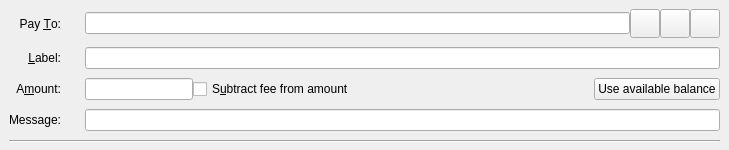
<?xml version="1.0" encoding="UTF-8"?>
<ui version="4.0">
 <class>SendCoinsEntry</class>
 <widget class="QStackedWidget" name="SendCoinsEntry">
  <property name="geometry">
   <rect>
    <x>0</x>
    <y>0</y>
    <width>729</width>
    <height>150</height>
   </rect>
  </property>
  <property name="focusPolicy">
   <enum>Qt::TabFocus</enum>
  </property>
  <property name="autoFillBackground">
   <bool>false</bool>
  </property>
  <widget class="QFrame" name="SendCoins">
   <property name="toolTip">
    <string>This is a normal payment.</string>
   </property>
   <property name="frameShape">
    <enum>QFrame::NoFrame</enum>
   </property>
   <layout class="QGridLayout" name="gridLayout">
    <property name="topMargin">
     <number>8</number>
    </property>
    <property name="bottomMargin">
     <number>4</number>
    </property>
    <property name="horizontalSpacing">
     <number>12</number>
    </property>
    <property name="verticalSpacing">
     <number>8</number>
    </property>
    <item row="2" column="2">
     <layout class="QHBoxLayout" name="horizontalLayoutAmount" stretch="0,1,0">
      <item>
       <widget class="EarthcoinAmountField" name="payAmount"/>
      </item>
      <item>
       <widget class="QCheckBox" name="checkboxSubtractFeeFromAmount">
        <property name="toolTip">
         <string>The fee will be deducted from the amount being sent. The recipient will receive less earthcoins than you enter in the amount field. If multiple recipients are selected, the fee is split equally.</string>
        </property>
        <property name="text">
         <string>S&amp;ubtract fee from amount</string>
        </property>
       </widget>
      </item>
      <item>
       <widget class="QPushButton" name="useAvailableBalanceButton">
        <property name="text">
         <string>Use available balance</string>
        </property>
       </widget>
      </item>
     </layout>
    </item>
    <item row="3" column="0">
     <widget class="QLabel" name="messageLabel">
      <property name="text">
       <string>Message:</string>
      </property>
      <property name="alignment">
       <set>Qt::AlignRight|Qt::AlignTrailing|Qt::AlignVCenter</set>
      </property>
     </widget>
    </item>
    <item row="4" column="0" colspan="3">
     <widget class="Line" name="line">
      <property name="orientation">
       <enum>Qt::Horizontal</enum>
      </property>
     </widget>
    </item>
    <item row="0" column="0">
     <widget class="QLabel" name="payToLabel">
      <property name="text">
       <string>Pay &amp;To:</string>
      </property>
      <property name="alignment">
       <set>Qt::AlignRight|Qt::AlignTrailing|Qt::AlignVCenter</set>
      </property>
      <property name="buddy">
       <cstring>payTo</cstring>
      </property>
     </widget>
    </item>
    <item row="1" column="0">
     <widget class="QLabel" name="labellLabel">
      <property name="text">
       <string>&amp;Label:</string>
      </property>
      <property name="alignment">
       <set>Qt::AlignRight|Qt::AlignTrailing|Qt::AlignVCenter</set>
      </property>
      <property name="buddy">
       <cstring>addAsLabel</cstring>
      </property>
     </widget>
    </item>
    <item row="1" column="2">
     <widget class="QLineEdit" name="addAsLabel">
      <property name="toolTip">
       <string>Enter a label for this address to add it to the list of used addresses</string>
      </property>
     </widget>
    </item>
    <item row="0" column="2">
     <layout class="QHBoxLayout" name="payToLayout">
      <property name="spacing">
       <number>0</number>
      </property>
      <item>
       <widget class="QValidatedLineEdit" name="payTo">
        <property name="toolTip">
         <string>The Earthcoin address to send the payment to</string>
        </property>
       </widget>
      </item>
      <item>
       <widget class="QToolButton" name="addressBookButton">
        <property name="toolTip">
         <string>Choose previously used address</string>
        </property>
        <property name="text">
         <string/>
        </property>
        <property name="icon">
         <iconset resource="../earthcoin.qrc">
          <normaloff>:/icons/address-book</normaloff>:/icons/address-book</iconset>
        </property>
        <property name="iconSize">
         <size>
          <width>22</width>
          <height>22</height>
         </size>
        </property>
        <property name="shortcut">
         <string>Alt+A</string>
        </property>
       </widget>
      </item>
      <item>
       <widget class="QToolButton" name="pasteButton">
        <property name="toolTip">
         <string>Paste address from clipboard</string>
        </property>
        <property name="text">
         <string/>
        </property>
        <property name="icon">
         <iconset resource="../earthcoin.qrc">
          <normaloff>:/icons/editpaste</normaloff>:/icons/editpaste</iconset>
        </property>
        <property name="iconSize">
         <size>
          <width>22</width>
          <height>22</height>
         </size>
        </property>
        <property name="shortcut">
         <string>Alt+P</string>
        </property>
       </widget>
      </item>
      <item>
       <widget class="QToolButton" name="deleteButton">
        <property name="toolTip">
         <string>Remove this entry</string>
        </property>
        <property name="text">
         <string/>
        </property>
        <property name="icon">
         <iconset resource="../earthcoin.qrc">
          <normaloff>:/icons/remove</normaloff>:/icons/remove</iconset>
        </property>
        <property name="iconSize">
         <size>
          <width>22</width>
          <height>22</height>
         </size>
        </property>
       </widget>
      </item>
     </layout>
    </item>
    <item row="2" column="0">
     <widget class="QLabel" name="amountLabel">
      <property name="text">
       <string>A&amp;mount:</string>
      </property>
      <property name="alignment">
       <set>Qt::AlignRight|Qt::AlignTrailing|Qt::AlignVCenter</set>
      </property>
      <property name="buddy">
       <cstring>payAmount</cstring>
      </property>
     </widget>
    </item>
    <item row="3" column="2">
     <widget class="QLineEdit" name="messageTextLabel"/>
    </item>
   </layout>
  </widget>
  <widget class="QFrame" name="SendCoins_UnauthenticatedPaymentRequest">
   <property name="palette">
    <palette>
     <active>
      <colorrole role="WindowText">
       <brush brushstyle="SolidPattern">
        <color alpha="255">
         <red>0</red>
         <green>0</green>
         <blue>0</blue>
        </color>
       </brush>
      </colorrole>
      <colorrole role="Button">
       <brush brushstyle="SolidPattern">
        <color alpha="255">
         <red>255</red>
         <green>255</green>
         <blue>127</blue>
        </color>
       </brush>
      </colorrole>
      <colorrole role="Light">
       <brush brushstyle="SolidPattern">
        <color alpha="255">
         <red>255</red>
         <green>255</green>
         <blue>255</blue>
        </color>
       </brush>
      </colorrole>
      <colorrole role="Midlight">
       <brush brushstyle="SolidPattern">
        <color alpha="255">
         <red>255</red>
         <green>255</green>
         <blue>191</blue>
        </color>
       </brush>
      </colorrole>
      <colorrole role="Dark">
       <brush brushstyle="SolidPattern">
        <color alpha="255">
         <red>127</red>
         <green>127</green>
         <blue>63</blue>
        </color>
       </brush>
      </colorrole>
      <colorrole role="Mid">
       <brush brushstyle="SolidPattern">
        <color alpha="255">
         <red>170</red>
         <green>170</green>
         <blue>84</blue>
        </color>
       </brush>
      </colorrole>
      <colorrole role="Text">
       <brush brushstyle="SolidPattern">
        <color alpha="255">
         <red>0</red>
         <green>0</green>
         <blue>0</blue>
        </color>
       </brush>
      </colorrole>
      <colorrole role="BrightText">
       <brush brushstyle="SolidPattern">
        <color alpha="255">
         <red>255</red>
         <green>255</green>
         <blue>255</blue>
        </color>
       </brush>
      </colorrole>
      <colorrole role="ButtonText">
       <brush brushstyle="SolidPattern">
        <color alpha="255">
         <red>0</red>
         <green>0</green>
         <blue>0</blue>
        </color>
       </brush>
      </colorrole>
      <colorrole role="Base">
       <brush brushstyle="SolidPattern">
        <color alpha="255">
         <red>255</red>
         <green>255</green>
         <blue>255</blue>
        </color>
       </brush>
      </colorrole>
      <colorrole role="Window">
       <brush brushstyle="SolidPattern">
        <color alpha="255">
         <red>255</red>
         <green>255</green>
         <blue>127</blue>
        </color>
       </brush>
      </colorrole>
      <colorrole role="Shadow">
       <brush brushstyle="SolidPattern">
        <color alpha="255">
         <red>0</red>
         <green>0</green>
         <blue>0</blue>
        </color>
       </brush>
      </colorrole>
      <colorrole role="AlternateBase">
       <brush brushstyle="SolidPattern">
        <color alpha="255">
         <red>255</red>
         <green>255</green>
         <blue>191</blue>
        </color>
       </brush>
      </colorrole>
      <colorrole role="ToolTipBase">
       <brush brushstyle="SolidPattern">
        <color alpha="255">
         <red>255</red>
         <green>255</green>
         <blue>220</blue>
        </color>
       </brush>
      </colorrole>
      <colorrole role="ToolTipText">
       <brush brushstyle="SolidPattern">
        <color alpha="255">
         <red>0</red>
         <green>0</green>
         <blue>0</blue>
        </color>
       </brush>
      </colorrole>
     </active>
     <inactive>
      <colorrole role="WindowText">
       <brush brushstyle="SolidPattern">
        <color alpha="255">
         <red>0</red>
         <green>0</green>
         <blue>0</blue>
        </color>
       </brush>
      </colorrole>
      <colorrole role="Button">
       <brush brushstyle="SolidPattern">
        <color alpha="255">
         <red>255</red>
         <green>255</green>
         <blue>127</blue>
        </color>
       </brush>
      </colorrole>
      <colorrole role="Light">
       <brush brushstyle="SolidPattern">
        <color alpha="255">
         <red>255</red>
         <green>255</green>
         <blue>255</blue>
        </color>
       </brush>
      </colorrole>
      <colorrole role="Midlight">
       <brush brushstyle="SolidPattern">
        <color alpha="255">
         <red>255</red>
         <green>255</green>
         <blue>191</blue>
        </color>
       </brush>
      </colorrole>
      <colorrole role="Dark">
       <brush brushstyle="SolidPattern">
        <color alpha="255">
         <red>127</red>
         <green>127</green>
         <blue>63</blue>
        </color>
       </brush>
      </colorrole>
      <colorrole role="Mid">
       <brush brushstyle="SolidPattern">
        <color alpha="255">
         <red>170</red>
         <green>170</green>
         <blue>84</blue>
        </color>
       </brush>
      </colorrole>
      <colorrole role="Text">
       <brush brushstyle="SolidPattern">
        <color alpha="255">
         <red>0</red>
         <green>0</green>
         <blue>0</blue>
        </color>
       </brush>
      </colorrole>
      <colorrole role="BrightText">
       <brush brushstyle="SolidPattern">
        <color alpha="255">
         <red>255</red>
         <green>255</green>
         <blue>255</blue>
        </color>
       </brush>
      </colorrole>
      <colorrole role="ButtonText">
       <brush brushstyle="SolidPattern">
        <color alpha="255">
         <red>0</red>
         <green>0</green>
         <blue>0</blue>
        </color>
       </brush>
      </colorrole>
      <colorrole role="Base">
       <brush brushstyle="SolidPattern">
        <color alpha="255">
         <red>255</red>
         <green>255</green>
         <blue>255</blue>
        </color>
       </brush>
      </colorrole>
      <colorrole role="Window">
       <brush brushstyle="SolidPattern">
        <color alpha="255">
         <red>255</red>
         <green>255</green>
         <blue>127</blue>
        </color>
       </brush>
      </colorrole>
      <colorrole role="Shadow">
       <brush brushstyle="SolidPattern">
        <color alpha="255">
         <red>0</red>
         <green>0</green>
         <blue>0</blue>
        </color>
       </brush>
      </colorrole>
      <colorrole role="AlternateBase">
       <brush brushstyle="SolidPattern">
        <color alpha="255">
         <red>255</red>
         <green>255</green>
         <blue>191</blue>
        </color>
       </brush>
      </colorrole>
      <colorrole role="ToolTipBase">
       <brush brushstyle="SolidPattern">
        <color alpha="255">
         <red>255</red>
         <green>255</green>
         <blue>220</blue>
        </color>
       </brush>
      </colorrole>
      <colorrole role="ToolTipText">
       <brush brushstyle="SolidPattern">
        <color alpha="255">
         <red>0</red>
         <green>0</green>
         <blue>0</blue>
        </color>
       </brush>
      </colorrole>
     </inactive>
     <disabled>
      <colorrole role="WindowText">
       <brush brushstyle="SolidPattern">
        <color alpha="255">
         <red>127</red>
         <green>127</green>
         <blue>63</blue>
        </color>
       </brush>
      </colorrole>
      <colorrole role="Button">
       <brush brushstyle="SolidPattern">
        <color alpha="255">
         <red>255</red>
         <green>255</green>
         <blue>127</blue>
        </color>
       </brush>
      </colorrole>
      <colorrole role="Light">
       <brush brushstyle="SolidPattern">
        <color alpha="255">
         <red>255</red>
         <green>255</green>
         <blue>255</blue>
        </color>
       </brush>
      </colorrole>
      <colorrole role="Midlight">
       <brush brushstyle="SolidPattern">
        <color alpha="255">
         <red>255</red>
         <green>255</green>
         <blue>191</blue>
        </color>
       </brush>
      </colorrole>
      <colorrole role="Dark">
       <brush brushstyle="SolidPattern">
        <color alpha="255">
         <red>127</red>
         <green>127</green>
         <blue>63</blue>
        </color>
       </brush>
      </colorrole>
      <colorrole role="Mid">
       <brush brushstyle="SolidPattern">
        <color alpha="255">
         <red>170</red>
         <green>170</green>
         <blue>84</blue>
        </color>
       </brush>
      </colorrole>
      <colorrole role="Text">
       <brush brushstyle="SolidPattern">
        <color alpha="255">
         <red>127</red>
         <green>127</green>
         <blue>63</blue>
        </color>
       </brush>
      </colorrole>
      <colorrole role="BrightText">
       <brush brushstyle="SolidPattern">
        <color alpha="255">
         <red>255</red>
         <green>255</green>
         <blue>255</blue>
        </color>
       </brush>
      </colorrole>
      <colorrole role="ButtonText">
       <brush brushstyle="SolidPattern">
        <color alpha="255">
         <red>127</red>
         <green>127</green>
         <blue>63</blue>
        </color>
       </brush>
      </colorrole>
      <colorrole role="Base">
       <brush brushstyle="SolidPattern">
        <color alpha="255">
         <red>255</red>
         <green>255</green>
         <blue>127</blue>
        </color>
       </brush>
      </colorrole>
      <colorrole role="Window">
       <brush brushstyle="SolidPattern">
        <color alpha="255">
         <red>255</red>
         <green>255</green>
         <blue>127</blue>
        </color>
       </brush>
      </colorrole>
      <colorrole role="Shadow">
       <brush brushstyle="SolidPattern">
        <color alpha="255">
         <red>0</red>
         <green>0</green>
         <blue>0</blue>
        </color>
       </brush>
      </colorrole>
      <colorrole role="AlternateBase">
       <brush brushstyle="SolidPattern">
        <color alpha="255">
         <red>255</red>
         <green>255</green>
         <blue>127</blue>
        </color>
       </brush>
      </colorrole>
      <colorrole role="ToolTipBase">
       <brush brushstyle="SolidPattern">
        <color alpha="255">
         <red>255</red>
         <green>255</green>
         <blue>220</blue>
        </color>
       </brush>
      </colorrole>
      <colorrole role="ToolTipText">
       <brush brushstyle="SolidPattern">
        <color alpha="255">
         <red>0</red>
         <green>0</green>
         <blue>0</blue>
        </color>
       </brush>
      </colorrole>
     </disabled>
    </palette>
   </property>
   <property name="toolTip">
    <string>This is an unauthenticated payment request.</string>
   </property>
   <property name="autoFillBackground">
    <bool>true</bool>
   </property>
   <property name="frameShape">
    <enum>QFrame::NoFrame</enum>
   </property>
   <layout class="QGridLayout" name="gridLayout_is">
    <property name="spacing">
     <number>12</number>
    </property>
    <item row="0" column="0">
     <widget class="QLabel" name="payToLabel_is">
      <property name="text">
       <string>Pay To:</string>
      </property>
      <property name="alignment">
       <set>Qt::AlignRight|Qt::AlignTrailing|Qt::AlignVCenter</set>
      </property>
     </widget>
    </item>
    <item row="0" column="1">
     <layout class="QHBoxLayout" name="payToLayout_is">
      <property name="spacing">
       <number>0</number>
      </property>
      <item>
       <widget class="QLabel" name="payTo_is"/>
      </item>
      <item>
       <widget class="QToolButton" name="deleteButton_is">
        <property name="toolTip">
         <string>Remove this entry</string>
        </property>
        <property name="text">
         <string/>
        </property>
        <property name="icon">
         <iconset resource="../earthcoin.qrc">
          <normaloff>:/icons/remove</normaloff>:/icons/remove</iconset>
        </property>
       </widget>
      </item>
     </layout>
    </item>
    <item row="1" column="0">
     <widget class="QLabel" name="memoLabel_is">
      <property name="text">
       <string>Memo:</string>
      </property>
      <property name="alignment">
       <set>Qt::AlignRight|Qt::AlignTrailing|Qt::AlignVCenter</set>
      </property>
     </widget>
    </item>
    <item row="1" column="1">
     <widget class="QLabel" name="memoTextLabel_is">
      <property name="textFormat">
       <enum>Qt::PlainText</enum>
      </property>
     </widget>
    </item>
    <item row="2" column="0">
     <widget class="QLabel" name="amountLabel_is">
      <property name="text">
       <string>A&amp;mount:</string>
      </property>
      <property name="alignment">
       <set>Qt::AlignRight|Qt::AlignTrailing|Qt::AlignVCenter</set>
      </property>
      <property name="buddy">
       <cstring>payAmount_is</cstring>
      </property>
     </widget>
    </item>
    <item row="2" column="1">
     <widget class="EarthcoinAmountField" name="payAmount_is">
      <property name="acceptDrops">
       <bool>false</bool>
      </property>
     </widget>
    </item>
   </layout>
  </widget>
  <widget class="QFrame" name="SendCoins_AuthenticatedPaymentRequest">
   <property name="palette">
    <palette>
     <active>
      <colorrole role="WindowText">
       <brush brushstyle="SolidPattern">
        <color alpha="255">
         <red>0</red>
         <green>0</green>
         <blue>0</blue>
        </color>
       </brush>
      </colorrole>
      <colorrole role="Button">
       <brush brushstyle="SolidPattern">
        <color alpha="255">
         <red>140</red>
         <green>232</green>
         <blue>119</blue>
        </color>
       </brush>
      </colorrole>
      <colorrole role="Light">
       <brush brushstyle="SolidPattern">
        <color alpha="255">
         <red>230</red>
         <green>255</green>
         <blue>224</blue>
        </color>
       </brush>
      </colorrole>
      <colorrole role="Midlight">
       <brush brushstyle="SolidPattern">
        <color alpha="255">
         <red>185</red>
         <green>243</green>
         <blue>171</blue>
        </color>
       </brush>
      </colorrole>
      <colorrole role="Dark">
       <brush brushstyle="SolidPattern">
        <color alpha="255">
         <red>70</red>
         <green>116</green>
         <blue>59</blue>
        </color>
       </brush>
      </colorrole>
      <colorrole role="Mid">
       <brush brushstyle="SolidPattern">
        <color alpha="255">
         <red>93</red>
         <green>155</green>
         <blue>79</blue>
        </color>
       </brush>
      </colorrole>
      <colorrole role="Text">
       <brush brushstyle="SolidPattern">
        <color alpha="255">
         <red>0</red>
         <green>0</green>
         <blue>0</blue>
        </color>
       </brush>
      </colorrole>
      <colorrole role="BrightText">
       <brush brushstyle="SolidPattern">
        <color alpha="255">
         <red>155</red>
         <green>255</green>
         <blue>147</blue>
        </color>
       </brush>
      </colorrole>
      <colorrole role="ButtonText">
       <brush brushstyle="SolidPattern">
        <color alpha="255">
         <red>0</red>
         <green>0</green>
         <blue>0</blue>
        </color>
       </brush>
      </colorrole>
      <colorrole role="Base">
       <brush brushstyle="SolidPattern">
        <color alpha="255">
         <red>119</red>
         <green>255</green>
         <blue>233</blue>
        </color>
       </brush>
      </colorrole>
      <colorrole role="Window">
       <brush brushstyle="SolidPattern">
        <color alpha="255">
         <red>140</red>
         <green>232</green>
         <blue>119</blue>
        </color>
       </brush>
      </colorrole>
      <colorrole role="Shadow">
       <brush brushstyle="SolidPattern">
        <color alpha="255">
         <red>0</red>
         <green>0</green>
         <blue>0</blue>
        </color>
       </brush>
      </colorrole>
      <colorrole role="AlternateBase">
       <brush brushstyle="SolidPattern">
        <color alpha="255">
         <red>197</red>
         <green>243</green>
         <blue>187</blue>
        </color>
       </brush>
      </colorrole>
      <colorrole role="NoRole">
       <brush brushstyle="SolidPattern">
        <color alpha="255">
         <red>125</red>
         <green>194</green>
         <blue>122</blue>
        </color>
       </brush>
      </colorrole>
      <colorrole role="ToolTipBase">
       <brush brushstyle="SolidPattern">
        <color alpha="255">
         <red>255</red>
         <green>255</green>
         <blue>220</blue>
        </color>
       </brush>
      </colorrole>
      <colorrole role="ToolTipText">
       <brush brushstyle="SolidPattern">
        <color alpha="255">
         <red>0</red>
         <green>0</green>
         <blue>0</blue>
        </color>
       </brush>
      </colorrole>
     </active>
     <inactive>
      <colorrole role="WindowText">
       <brush brushstyle="SolidPattern">
        <color alpha="255">
         <red>0</red>
         <green>0</green>
         <blue>0</blue>
        </color>
       </brush>
      </colorrole>
      <colorrole role="Button">
       <brush brushstyle="SolidPattern">
        <color alpha="255">
         <red>140</red>
         <green>232</green>
         <blue>119</blue>
        </color>
       </brush>
      </colorrole>
      <colorrole role="Light">
       <brush brushstyle="SolidPattern">
        <color alpha="255">
         <red>230</red>
         <green>255</green>
         <blue>224</blue>
        </color>
       </brush>
      </colorrole>
      <colorrole role="Midlight">
       <brush brushstyle="SolidPattern">
        <color alpha="255">
         <red>185</red>
         <green>243</green>
         <blue>171</blue>
        </color>
       </brush>
      </colorrole>
      <colorrole role="Dark">
       <brush brushstyle="SolidPattern">
        <color alpha="255">
         <red>70</red>
         <green>116</green>
         <blue>59</blue>
        </color>
       </brush>
      </colorrole>
      <colorrole role="Mid">
       <brush brushstyle="SolidPattern">
        <color alpha="255">
         <red>93</red>
         <green>155</green>
         <blue>79</blue>
        </color>
       </brush>
      </colorrole>
      <colorrole role="Text">
       <brush brushstyle="SolidPattern">
        <color alpha="255">
         <red>0</red>
         <green>0</green>
         <blue>0</blue>
        </color>
       </brush>
      </colorrole>
      <colorrole role="BrightText">
       <brush brushstyle="SolidPattern">
        <color alpha="255">
         <red>155</red>
         <green>255</green>
         <blue>147</blue>
        </color>
       </brush>
      </colorrole>
      <colorrole role="ButtonText">
       <brush brushstyle="SolidPattern">
        <color alpha="255">
         <red>0</red>
         <green>0</green>
         <blue>0</blue>
        </color>
       </brush>
      </colorrole>
      <colorrole role="Base">
       <brush brushstyle="SolidPattern">
        <color alpha="255">
         <red>119</red>
         <green>255</green>
         <blue>233</blue>
        </color>
       </brush>
      </colorrole>
      <colorrole role="Window">
       <brush brushstyle="SolidPattern">
        <color alpha="255">
         <red>140</red>
         <green>232</green>
         <blue>119</blue>
        </color>
       </brush>
      </colorrole>
      <colorrole role="Shadow">
       <brush brushstyle="SolidPattern">
        <color alpha="255">
         <red>0</red>
         <green>0</green>
         <blue>0</blue>
        </color>
       </brush>
      </colorrole>
      <colorrole role="AlternateBase">
       <brush brushstyle="SolidPattern">
        <color alpha="255">
         <red>197</red>
         <green>243</green>
         <blue>187</blue>
        </color>
       </brush>
      </colorrole>
      <colorrole role="NoRole">
       <brush brushstyle="SolidPattern">
        <color alpha="255">
         <red>125</red>
         <green>194</green>
         <blue>122</blue>
        </color>
       </brush>
      </colorrole>
      <colorrole role="ToolTipBase">
       <brush brushstyle="SolidPattern">
        <color alpha="255">
         <red>255</red>
         <green>255</green>
         <blue>220</blue>
        </color>
       </brush>
      </colorrole>
      <colorrole role="ToolTipText">
       <brush brushstyle="SolidPattern">
        <color alpha="255">
         <red>0</red>
         <green>0</green>
         <blue>0</blue>
        </color>
       </brush>
      </colorrole>
     </inactive>
     <disabled>
      <colorrole role="WindowText">
       <brush brushstyle="SolidPattern">
        <color alpha="255">
         <red>70</red>
         <green>116</green>
         <blue>59</blue>
        </color>
       </brush>
      </colorrole>
      <colorrole role="Button">
       <brush brushstyle="SolidPattern">
        <color alpha="255">
         <red>140</red>
         <green>232</green>
         <blue>119</blue>
        </color>
       </brush>
      </colorrole>
      <colorrole role="Light">
       <brush brushstyle="SolidPattern">
        <color alpha="255">
         <red>230</red>
         <green>255</green>
         <blue>224</blue>
        </color>
       </brush>
      </colorrole>
      <colorrole role="Midlight">
       <brush brushstyle="SolidPattern">
        <color alpha="255">
         <red>185</red>
         <green>243</green>
         <blue>171</blue>
        </color>
       </brush>
      </colorrole>
      <colorrole role="Dark">
       <brush brushstyle="SolidPattern">
        <color alpha="255">
         <red>70</red>
         <green>116</green>
         <blue>59</blue>
        </color>
       </brush>
      </colorrole>
      <colorrole role="Mid">
       <brush brushstyle="SolidPattern">
        <color alpha="255">
         <red>93</red>
         <green>155</green>
         <blue>79</blue>
        </color>
       </brush>
      </colorrole>
      <colorrole role="Text">
       <brush brushstyle="SolidPattern">
        <color alpha="255">
         <red>70</red>
         <green>116</green>
         <blue>59</blue>
        </color>
       </brush>
      </colorrole>
      <colorrole role="BrightText">
       <brush brushstyle="SolidPattern">
        <color alpha="255">
         <red>155</red>
         <green>255</green>
         <blue>147</blue>
        </color>
       </brush>
      </colorrole>
      <colorrole role="ButtonText">
       <brush brushstyle="SolidPattern">
        <color alpha="255">
         <red>70</red>
         <green>116</green>
         <blue>59</blue>
        </color>
       </brush>
      </colorrole>
      <colorrole role="Base">
       <brush brushstyle="SolidPattern">
        <color alpha="255">
         <red>140</red>
         <green>232</green>
         <blue>119</blue>
        </color>
       </brush>
      </colorrole>
      <colorrole role="Window">
       <brush brushstyle="SolidPattern">
        <color alpha="255">
         <red>140</red>
         <green>232</green>
         <blue>119</blue>
        </color>
       </brush>
      </colorrole>
      <colorrole role="Shadow">
       <brush brushstyle="SolidPattern">
        <color alpha="255">
         <red>0</red>
         <green>0</green>
         <blue>0</blue>
        </color>
       </brush>
      </colorrole>
      <colorrole role="AlternateBase">
       <brush brushstyle="SolidPattern">
        <color alpha="255">
         <red>140</red>
         <green>232</green>
         <blue>119</blue>
        </color>
       </brush>
      </colorrole>
      <colorrole role="NoRole">
       <brush brushstyle="SolidPattern">
        <color alpha="255">
         <red>125</red>
         <green>194</green>
         <blue>122</blue>
        </color>
       </brush>
      </colorrole>
      <colorrole role="ToolTipBase">
       <brush brushstyle="SolidPattern">
        <color alpha="255">
         <red>255</red>
         <green>255</green>
         <blue>220</blue>
        </color>
       </brush>
      </colorrole>
      <colorrole role="ToolTipText">
       <brush brushstyle="SolidPattern">
        <color alpha="255">
         <red>0</red>
         <green>0</green>
         <blue>0</blue>
        </color>
       </brush>
      </colorrole>
     </disabled>
    </palette>
   </property>
   <property name="toolTip">
    <string>This is an authenticated payment request.</string>
   </property>
   <property name="autoFillBackground">
    <bool>true</bool>
   </property>
   <property name="frameShape">
    <enum>QFrame::NoFrame</enum>
   </property>
   <layout class="QGridLayout" name="gridLayout_s">
    <property name="spacing">
     <number>12</number>
    </property>
    <item row="0" column="0">
     <widget class="QLabel" name="payToLabel_s">
      <property name="text">
       <string>Pay To:</string>
      </property>
      <property name="alignment">
       <set>Qt::AlignRight|Qt::AlignTrailing|Qt::AlignVCenter</set>
      </property>
     </widget>
    </item>
    <item row="0" column="1">
     <layout class="QHBoxLayout" name="payToLayout_s">
      <property name="spacing">
       <number>0</number>
      </property>
      <item>
       <widget class="QLabel" name="payTo_s">
        <property name="textFormat">
         <enum>Qt::PlainText</enum>
        </property>
       </widget>
      </item>
      <item>
       <widget class="QToolButton" name="deleteButton_s">
        <property name="toolTip">
         <string>Remove this entry</string>
        </property>
        <property name="text">
         <string/>
        </property>
        <property name="icon">
         <iconset resource="../earthcoin.qrc">
          <normaloff>:/icons/remove</normaloff>:/icons/remove</iconset>
        </property>
       </widget>
      </item>
     </layout>
    </item>
    <item row="1" column="0">
     <widget class="QLabel" name="memoLabel_s">
      <property name="text">
       <string>Memo:</string>
      </property>
      <property name="alignment">
       <set>Qt::AlignRight|Qt::AlignTrailing|Qt::AlignVCenter</set>
      </property>
     </widget>
    </item>
    <item row="1" column="1">
     <widget class="QLabel" name="memoTextLabel_s">
      <property name="textFormat">
       <enum>Qt::PlainText</enum>
      </property>
     </widget>
    </item>
    <item row="2" column="0">
     <widget class="QLabel" name="amountLabel_s">
      <property name="text">
       <string>A&amp;mount:</string>
      </property>
      <property name="alignment">
       <set>Qt::AlignRight|Qt::AlignTrailing|Qt::AlignVCenter</set>
      </property>
      <property name="buddy">
       <cstring>payAmount_s</cstring>
      </property>
     </widget>
    </item>
    <item row="2" column="1">
     <widget class="EarthcoinAmountField" name="payAmount_s">
      <property name="acceptDrops">
       <bool>false</bool>
      </property>
     </widget>
    </item>
   </layout>
  </widget>
 </widget>
 <customwidgets>
  <customwidget>
   <class>QValidatedLineEdit</class>
   <extends>QLineEdit</extends>
   <header>qt/qvalidatedlineedit.h</header>
  </customwidget>
  <customwidget>
   <class>EarthcoinAmountField</class>
   <extends>QLineEdit</extends>
   <header>qt/earthcoinamountfield.h</header>
   <container>1</container>
  </customwidget>
 </customwidgets>
 <tabstops>
  <tabstop>payTo</tabstop>
  <tabstop>addressBookButton</tabstop>
  <tabstop>pasteButton</tabstop>
  <tabstop>deleteButton</tabstop>
  <tabstop>addAsLabel</tabstop>
  <tabstop>payAmount</tabstop>
  <tabstop>payAmount_is</tabstop>
  <tabstop>deleteButton_is</tabstop>
  <tabstop>payAmount_s</tabstop>
  <tabstop>deleteButton_s</tabstop>
 </tabstops>
 <resources>
  <include location="../earthcoin.qrc"/>
 </resources>
 <connections/>
</ui>
